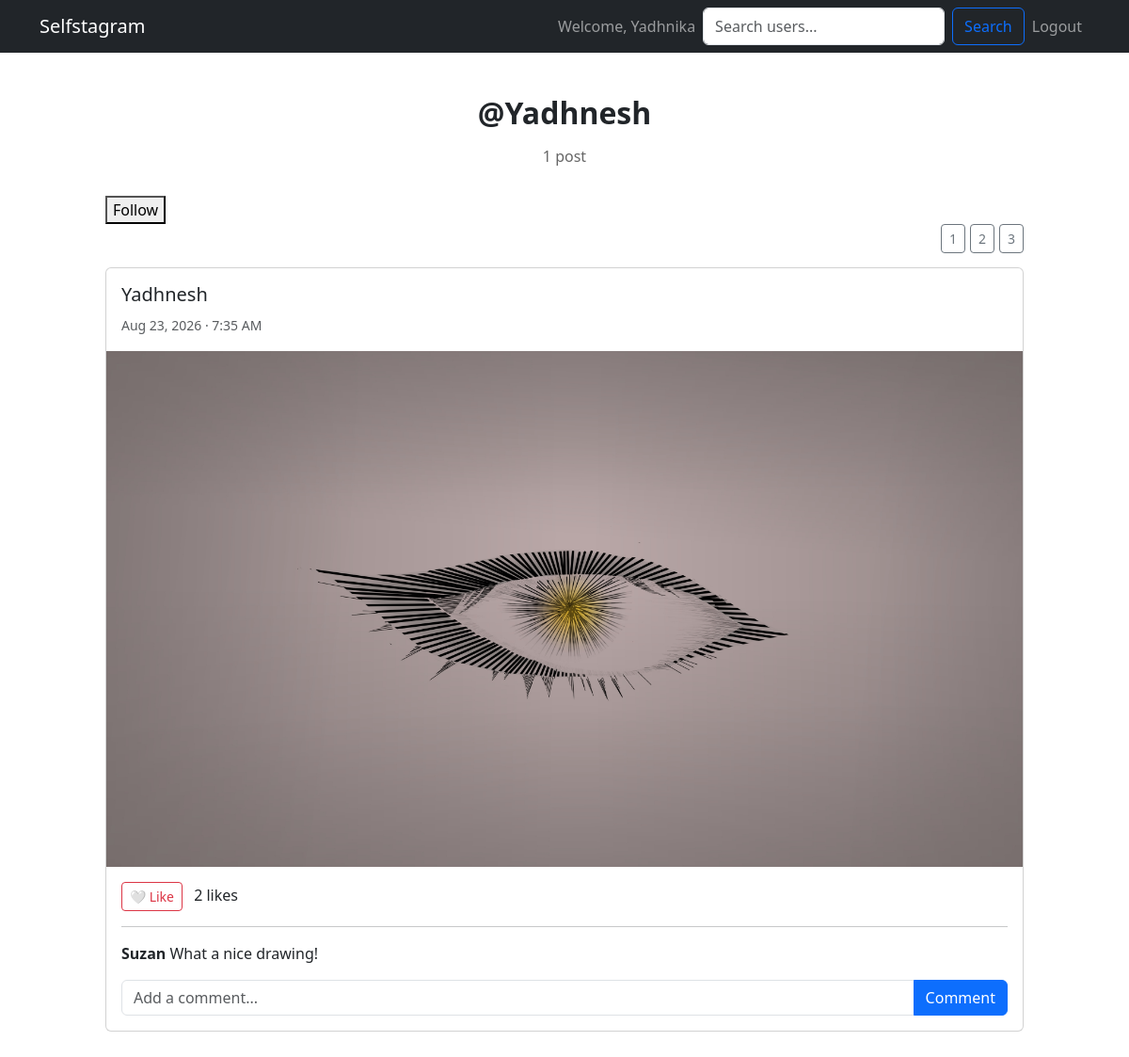
Screenshot of /profile/Yadhnesh/ (signed in) with the database file from the repository.
### myapp/models.py (models this page shows, shortened)
class Image(models.Model):
    user = models.ForeignKey(User, on_delete=models.CASCADE, related_name="images")
    photo = models.ImageField(upload_to="Images")
    date = models.DateTimeField(auto_now_add=True)

class Comment(models.Model):
    user = models.ForeignKey(User, on_delete=models.CASCADE, related_name="comments")
    image = models.ForeignKey(Image, on_delete=models.CASCADE, related_name="comments")
    text = models.CharField(max_length=500)
    date = models.DateTimeField(auto_now_add=True)
    class Meta:
        ordering = ["date"]

### myapp/views.py (the view)
# urls.py: path('profile/<str:username>/', views.profile, name='profile'),
@login_required
def profile(request, username):
    profile_user = get_object_or_404(User, username=username)
    images = (
        Image.objects
        .filter(user=profile_user)
        .prefetch_related("likes", "comments__user")
        .order_by("-date")
    )
    liked_image_ids = set(
        Like.objects
        .filter(user=request.user, image__in=images)
        .values_list("image_id", flat=True)
    )
    is_following = Follow.objects.filter(
        follower=request.user,
        following=profile_user
    ).exists()
    following_users = User.objects.filter(
        followers__follower=profile_user
    ).order_by("username")
    return render(
        request,
        "myapp/profile.html",
        {
            "profile_user": profile_user,
            "img": images,
            "liked_image_ids": liked_image_ids,
            "is_following": is_following,
            "following_users": following_users,
        },
    )

### myapp/templates/myapp/profile.html (shortened to what this page needs)
{% extends "base.html" %}
{% block content %}
<div class="container profile-container">
    <div class="profile-header">
        <div class="profile-username">
            @{{ profile_user.username }}
        </div>
        <div class="profile-stats">
            {{ img|length }} post{{ img|length|pluralize }}
        </div>
    </div>
    {% if request.user != profile_user %}
        {% if is_following %}
            <form method="POST" action="{% url 'unfollow_user' profile_user.id %}">
                {% csrf_token %}
                <button type="submit">
                    Following
                </button>
            </form>
        {% else %}
            <form method="POST" action="{% url 'follow_user' profile_user.id %}">
                <button type="submit">
                    Follow
                </button>
            </form>
        {% endif %}
    {% endif %}
    <div class="layout-buttons">
        <button class="btn btn-outline-secondary btn-sm"
                onclick="setGrid(1)">
            1
        </button>
        <button class="btn btn-outline-secondary btn-sm"
                onclick="setGrid(2)">
            2
        </button>
        <button class="btn btn-outline-secondary btn-sm"
                onclick="setGrid(3)">
            3
        </button>
    </div>
    {% if img %}
        <div id="photoGrid" class="photo-grid grid-1">
            {% for image in img %}
                <div class="grid-item">
                    <div class="card post-card">
                        <div class="card-body">
                            <h5>
                                <a href="{% url 'profile' image.user.username %}"
                                   class="username-link">
                                    {{ image.user.username }}
                                </a>
                            </h5>
                            <small class="text-muted">
                                {{ image.date|date:"M d, Y · g:i A" }}
                            </small>
                        </div>
                        <img src="{{ image.photo.url }}"
                             class="post-image"
                             alt="Photo uploaded by {{ image.user.username }}">
                        <div class="card-body">
                            <form method="POST"
                                  action="{% url 'toggle_like' image.id %}"
                                  class="d-inline">
                                {% if image.id in liked_image_ids %}
                                    <button type="submit"
                                            class="btn btn-danger btn-sm">
                                        ❤️ Unlike
                                    </button>
                                {% else %}
                                    <button type="submit"
                                            class="btn btn-outline-danger btn-sm">
                                        🤍 Like
                                    </button>
                                {% endif %}
                            </form>
                            <span class="ms-2">
                                {{ image.likes.count }}
                                like{{ image.likes.count|pluralize }}
                            </span>
                            <hr>
                            {% for comment in image.comments.all %}
                                <div class="comment">
                                    <strong>
                                        {{ comment.user.username }}
                                    </strong>
                                    {{ comment.text }}
                                </div>
                            {% empty %}
                                <p class="text-muted">
                                    No comments yet.
                                </p>
                            {% endfor %}
                            <form method="POST"
                                  action="{% url 'add_comment' image.id %}"
                                  class="mt-3">
                                <div class="input-group">
                                    <input type="text"
                                           name="text"
                                           class="form-control"
                                           placeholder="Add a comment..."
                                           maxlength="500"
                                           required>
                                    <button type="submit"
                                            class="btn btn-primary">
                                        Comment
                                    </button>
                                </div>
                            </form>
                        </div>
                    </div>
                </div>
            {% endfor %}
        </div>
    {% else %}
        <div class="alert alert-secondary text-center">
            {{ profile_user.username }}
            hasn't uploaded any photos yet.
        </div>
    {% endif %}
</div>
{% endblock %}

### myapp/templates/base.html (shortened to what this page needs)
<!DOCTYPE html>
<html lang="en">
<head>
    <link href="https://cdn.jsdelivr.net/npm/bootstrap@5.3.0/dist/css/bootstrap.min.css" rel="stylesheet">
</head>
<body>
    <nav class="navbar navbar-expand-lg navbar-dark bg-dark">
        <div class="container">
            <a class="navbar-brand" href="{% url 'home' %}">Selfstagram</a>
            <div class="collapse navbar-collapse" id="navbarNav">
                <ul class="navbar-nav ms-auto">
                    {% if user.is_authenticated %}
                        <li class="nav-item">
                            <span class="nav-link">Welcome, {{ user.username }}</span>
                        </li>
                         <form method="GET" action="{% url 'search_users' %}" class="d-flex">
    <input
        type="search"
        name="q"
        class="form-control me-2"
        placeholder="Search users..."
        value="{{ request.GET.q }}"
    >
    <button type="submit" class="btn btn-outline-primary">
        Search
    </button>
</form>
                        <li class="nav-item">
                            <form method="post" action="{% url 'logout' %}" class="d-inline">
                                <button type="submit" class="btn btn-link nav-link">Logout</button>
                            </form>
                        </li>
                    {% endif %}
                </ul>
            </div>
        </div>
    </nav>
    {% block content %}
    {% endblock %}
</body>
</html>

### myapp/templates/myapp/profile.html (style rules this page uses)
.profile-container { max-width: 1000px; margin: 40px auto; }
.profile-header { text-align: center; margin-bottom: 30px; }
.profile-username { font-size: 32px; font-weight: 600; }
.profile-stats { color: #666; margin-top: 10px; }
.layout-buttons { display: flex; justify-content: flex-end; gap: 5px; margin-bottom: 15px; }
.photo-grid { display: flex; flex-wrap: wrap; margin: -8px; }
.grid-item { padding: 8px; }
.grid-1 .grid-item { width: 100%; }
.post-card { margin-bottom: 10px; }
.post-image { width: 100%; max-height: 700px; object-fit: contain; background: #f5f5f5; }
.username-link { text-decoration: none; color: inherit; }
.comment { margin-bottom: 6px; }

### rows the page displays
Image: user.username "Yadhnesh", date "Aug 23, 2026 · 7:35 AM", photo (picture), shows "🤍 Like", likes.count "2"
Comment: user.username "Suzan", text "What a nice drawing!"

### other values shown
{{ user.username }} "Yadhnika"
{{ profile_user.username }} "Yadhnesh"
{{ img|length }} "1"
